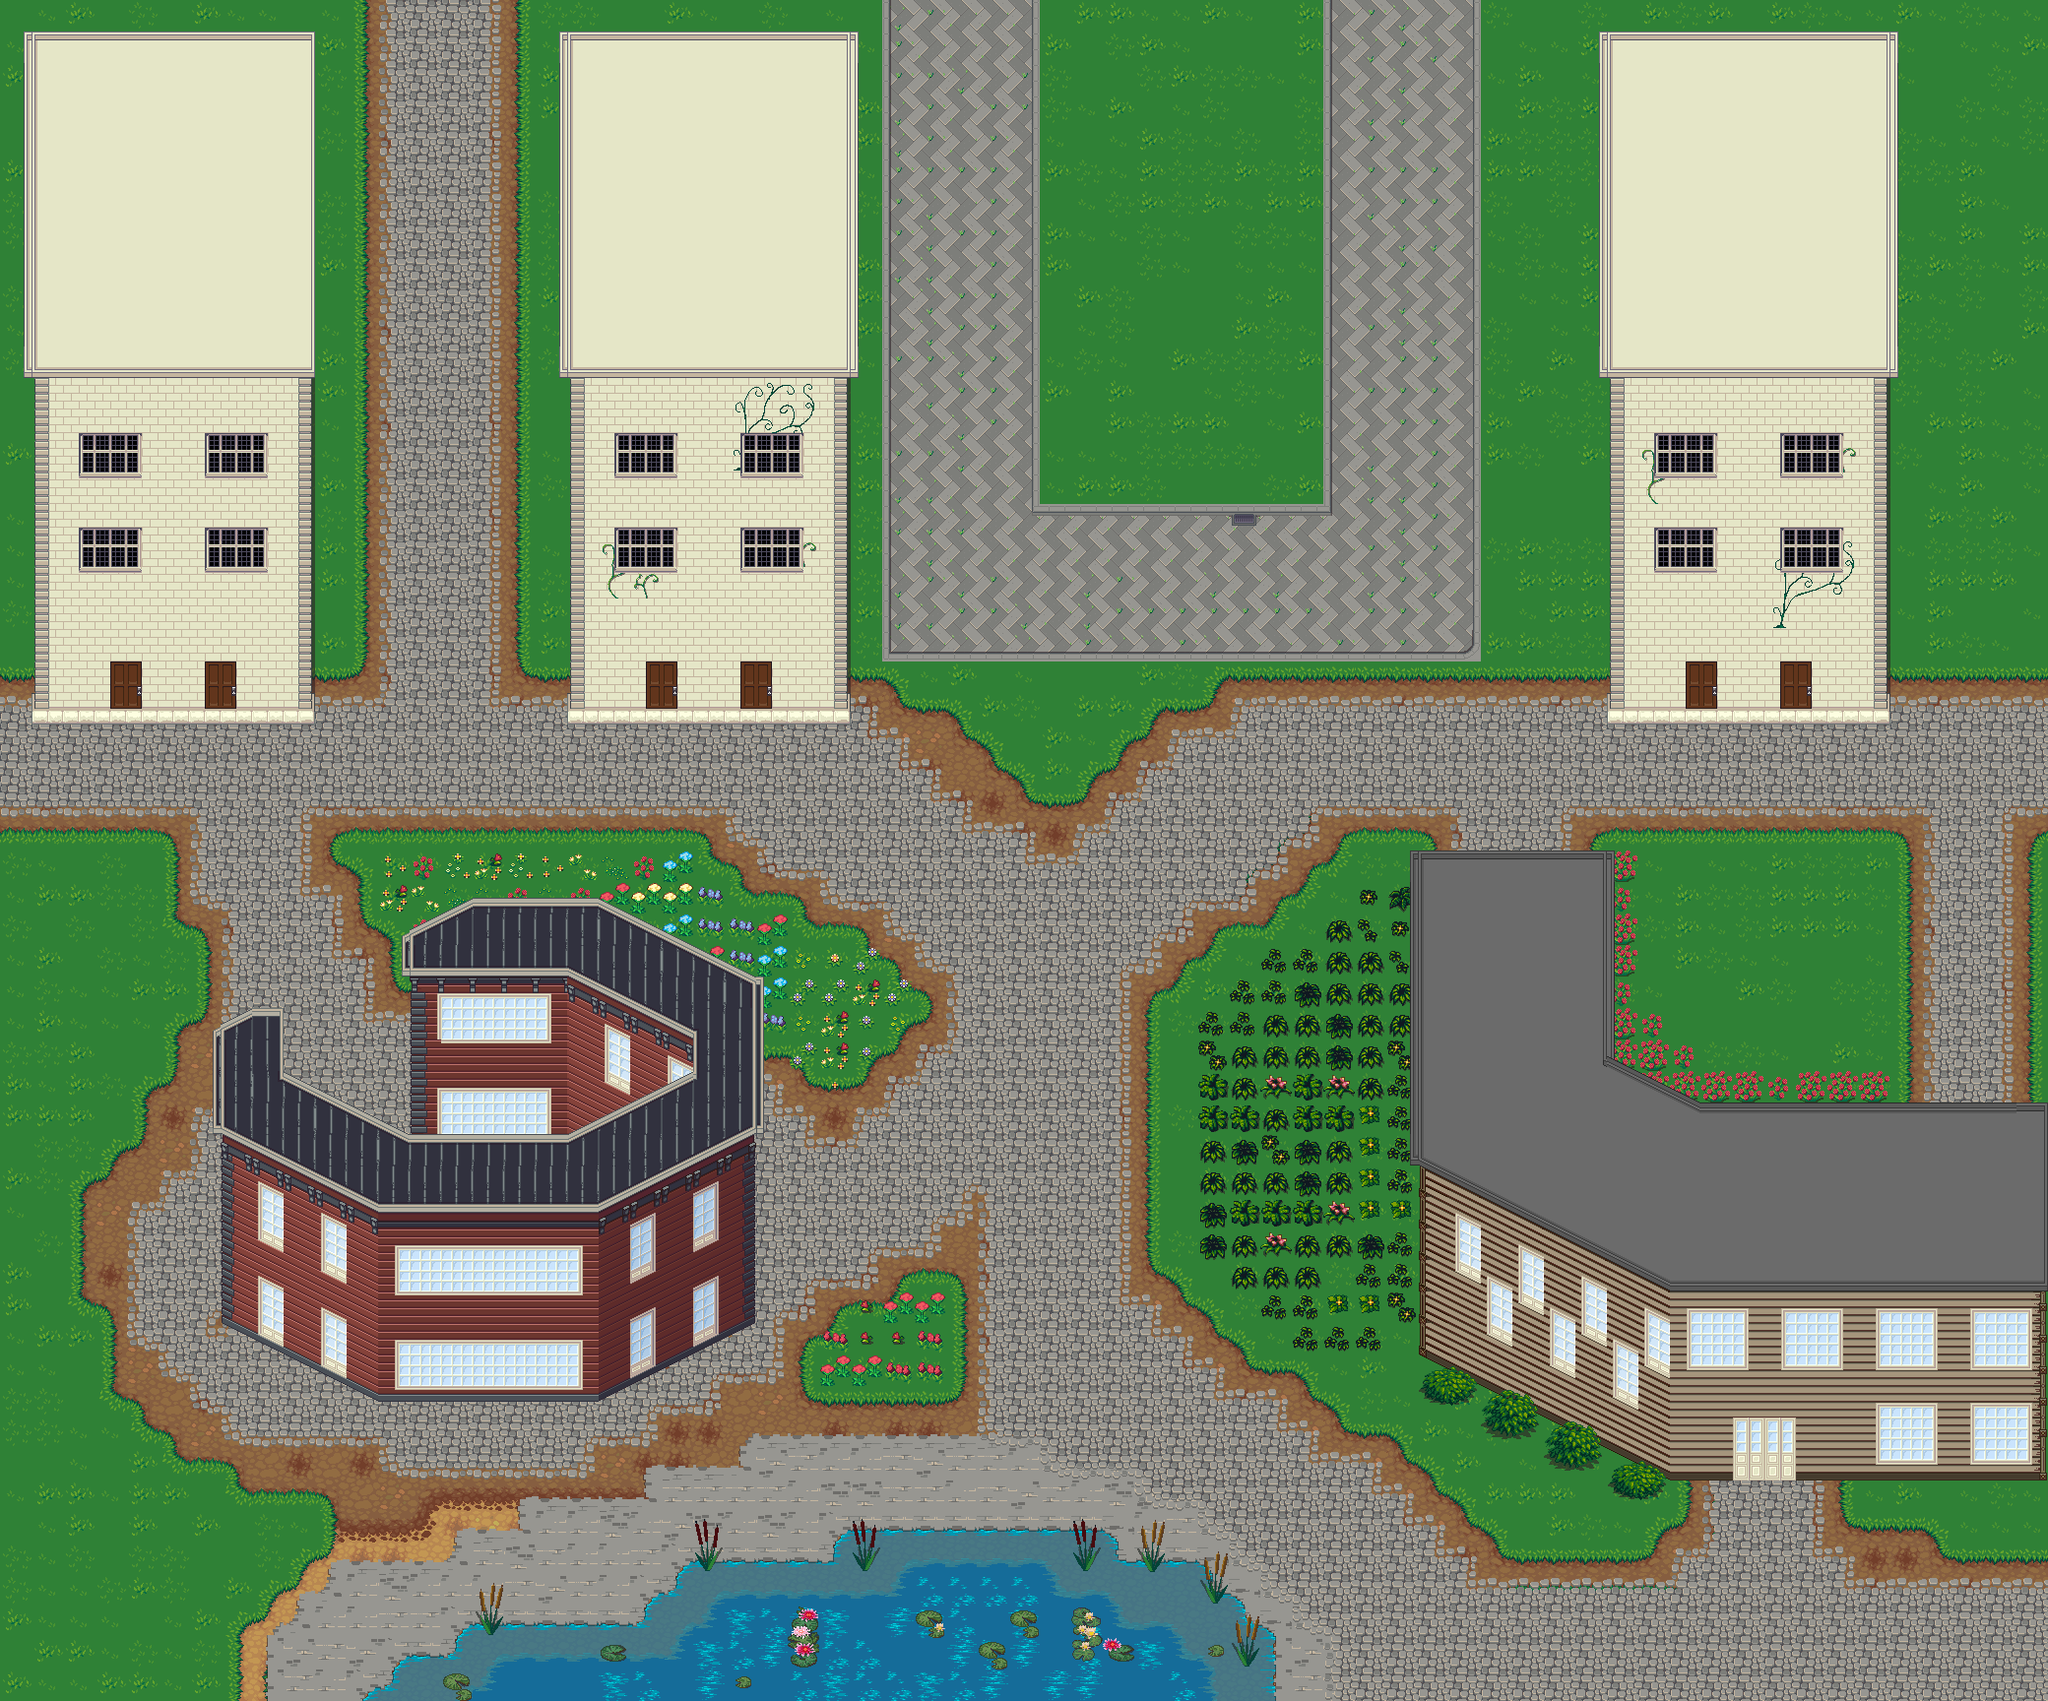

Rendered tile map (Tiled .tmx) drawn with the repository's tilesets; below, a short description and the map source with its tile grids summarised:
An orthogonal 65x54 tile map with 32x32 px tiles, 8 tile layers (Terrain, LowerPaths, UpperPaths, Buildings, ...), 7 tilesets and 42 objects.

<map version="1.10" tiledversion="1.10.2" orientation="orthogonal" renderorder="right-down" width="65" height="54" tilewidth="32" tileheight="32" infinite="0" nextlayerid="19" nextobjectid="71">
 <tileset firstgid="1" source="bricks.tsx" />
 <tileset firstgid="2049" source="victorian-tenement.tsx" />
 <tileset firstgid="5121" source="roofs.tsx" />
 <tileset firstgid="9217" source="victorian-windows-doors.tsx" />
 <tileset firstgid="14337" source="victorian-mansion.tsx" />
 <tileset firstgid="16385" source="terrain-map-v7-repacked.tsx" />
 <tileset firstgid="32769" source="plants.tsx" />
 <layer id="15" name="Terrain" width="65" height="54">
  <data>[3510 cells, 3510 non-empty, 66 distinct tile ids]</data>
 </layer>
 <layer id="16" name="LowerPaths" width="65" height="54">
  <data>[3510 cells, 426 non-empty, 25 distinct tile ids]</data>
 </layer>
 <layer id="5" name="UpperPaths" width="65" height="54">
  <data>[3510 cells, 1215 non-empty, 24 distinct tile ids]</data>
 </layer>
 <layer id="8" name="Buildings" width="65" height="54">
  <data>[3510 cells, 589 non-empty, 57 distinct tile ids]</data>
 </layer>
 <layer id="18" name="Plants" width="65" height="54">
  <data>[3510 cells, 234 non-empty, 60 distinct tile ids]</data>
 </layer>
 <layer id="10" name="WindowsDoors" width="65" height="54">
  <data>[3510 cells, 310 non-empty, 33 distinct tile ids]</data>
 </layer>
 <layer id="17" name="RoofBottom" width="65" height="54">
  <data>[3510 cells, 1 non-empty, 1 distinct tile ids]</data>
 </layer>
 <layer id="9" name="Roofs" width="65" height="54">
  <data>[3510 cells, 640 non-empty, 57 distinct tile ids]</data>
 </layer>
 <objectgroup id="4" name="Collision" visible="0">
  <object id="17" x="224" y="1024" width="64" height="320" />
  <object id="18" x="256" y="1344" width="32" height="32" />
  <object id="19" x="288" y="1088" width="64" height="288" />
  <object id="20" x="320" y="1376" width="32" height="32" />
  <object id="21" x="352" y="1120" width="32" height="288" />
  <object id="22" x="384" y="1152" width="224.667" height="270" />
  <object id="23" x="608" y="1120" width="64" height="288" />
  <object id="26" x="416" y="992" width="192" height="160" />
  <object id="27" x="608" y="992" width="160" height="128" />
  <object id="28" x="672" y="1120" width="64" height="256" />
  <object id="29" x="736" y="1120" width="32" height="224" />
  <object id="30" x="416" y="912.667" width="192" height="79.3333" />
  <object id="31" x="608" y="928" width="32" height="64" />
  <object id="32" x="640" y="928" width="32" height="64" />
  <object id="33" x="672" y="960" width="64" height="32" />
  <object id="35" x="32" y="32" width="288" height="704" />
  <object id="36" x="576" y="32" width="288" height="704" />
  <object id="37" x="1632" y="32" width="288" height="704" />
  <object id="38" x="1440" y="864" width="192" height="512" />
  <object id="39" x="1696" y="1120" width="384" height="384" />
  <object id="40" x="1632" y="1088" width="64" height="384" />
  <object id="41" x="1504" y="1376" width="128" height="32" />
  <object id="42" x="1568" y="1408" width="64" height="32" />
  <object id="43" x="1632" y="1472" width="64" height="32" />
  <object id="44" x="1568" y="1440" width="64" height="64" />
  <object id="45" x="1504" y="1408" width="64" height="64" />
  <object id="47" x="1440" y="1376" width="64" height="64" />
  <object id="49" x="1632" y="1504" width="64" height="32" />
  <object id="50" x="1216" y="1024" width="224" height="256" />
  <object id="51" x="1248" y="992" width="192" height="32" />
  <object id="52" x="1280" y="960" width="160" height="32" />
  <object id="53" x="1344" y="928" width="96" height="32" />
  <object id="54" x="1376" y="896" width="64" height="32" />
  <object id="55" x="1248" y="1280" width="192" height="32" />
  <object id="56" x="1280" y="1312" width="160" height="32" />
  <object id="57" x="1312" y="1344" width="96" height="32" />
  <object id="63" x="352" y="1696" width="960" height="32" />
  <object id="64" x="384" y="1664" width="928" height="32" />
  <object id="66" x="448" y="1632" width="864" height="32" />
  <object id="67" x="640" y="1600" width="640" height="32" />
  <object id="69" x="672" y="1568" width="576" height="32" />
  <object id="70" x="832" y="1536" width="320" height="32" />
 </objectgroup>
</map>
